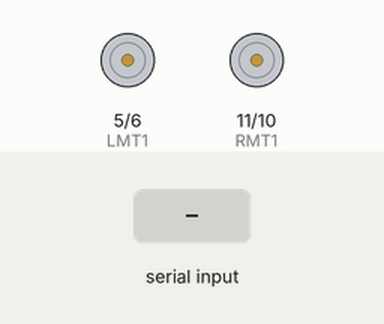
Simulated run of this sketch. Board: Arduino Uno, built with avr-gcc and run on an emulated ATmega328P. Parts: motor-driver pin pairs drawn as motors (green arrow = first pin HIGH = forward, orange = second pin HIGH = backward, longer = more drive). The test bench sets the inputs (shaded band).

Above: at 1.2 s.
1.3 s: "F" received over Serial
At 2.1 s:
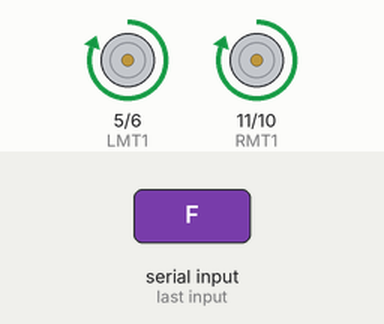
2.8 s: "B" received over Serial
At 3.2 s:
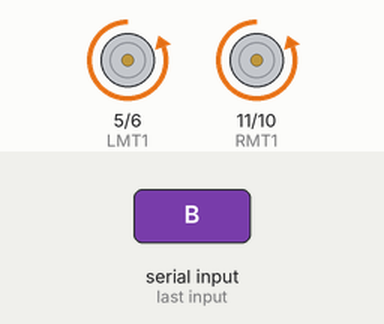
4.3 s: "R" received over Serial
At 5.5 s:
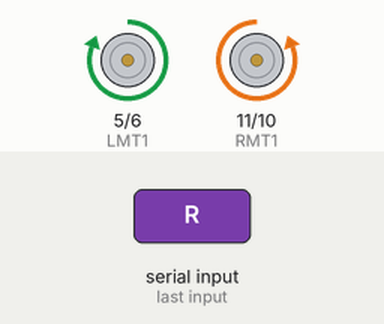
5.8 s: "L" received over Serial
At 6.7 s:
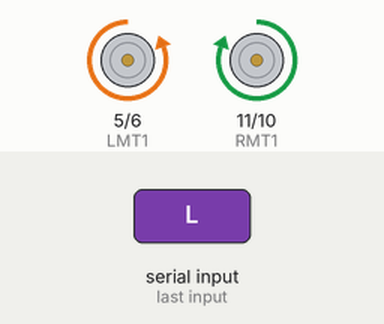
7.3 s: "S" received over Serial
At 7.8 s:
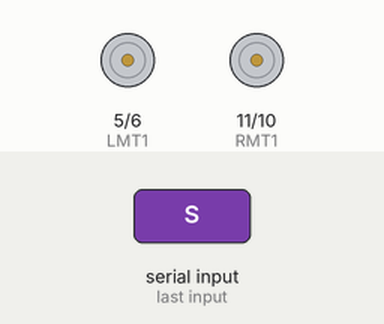
Timing chart, 0 to 9.8 s (numbered marks = the images above; inputs shaded):
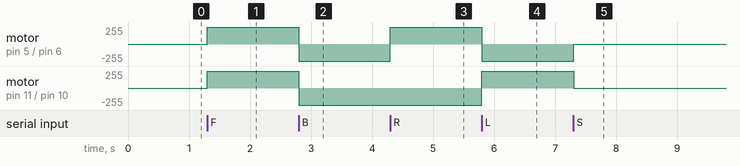

Measured:
- after the input at 1.3 s, motor on pin 5 (LMT1) / pin 6 (LMT2), motor on pin 11 (RMT1) / pin 10 (RMT2): stopped → forward 255/255 at once
- after the input at 2.8 s, motor on pin 5 (LMT1) / pin 6 (LMT2), motor on pin 11 (RMT1) / pin 10 (RMT2): forward 255/255 → backward 255/255 at once
- after the input at 4.3 s, motor on pin 5 (LMT1) / pin 6 (LMT2): backward 255/255 → forward 255/255 at once
- after the input at 5.8 s, motor on pin 5 (LMT1) / pin 6 (LMT2): forward 255/255 → backward 255/255 at once; motor on pin 11 (RMT1) / pin 10 (RMT2): backward 255/255 → forward 255/255 at once
- after the input at 7.3 s, motor on pin 5 (LMT1) / pin 6 (LMT2): backward 255/255 → stopped at once; motor on pin 11 (RMT1) / pin 10 (RMT2): forward 255/255 → stopped at once

The sketch:

code.ino
```cpp
int LMT1=5,LMT2=6,RMT1=11,RMT2=10;
int i;
void setup()
{
    pinMode(LMT1,OUTPUT);
    pinMode(LMT2,OUTPUT);
    pinMode(RMT1,OUTPUT);
    pinMode(RMT2,OUTPUT);
    Serial.begin(9600);
}
void loop()
{
  i=Serial.read();
 if(i=='F')
 {
   digitalWrite(LMT1,HIGH);
   digitalWrite(LMT2,LOW);
   digitalWrite(RMT1,HIGH);
   digitalWrite(RMT2,LOW);
 }
else if(i=='B')
 {
   digitalWrite(LMT1,LOW);
   digitalWrite(LMT2,HIGH);
   digitalWrite(RMT1,LOW);
   digitalWrite(RMT2,HIGH);
 }
else if(i=='R')
 {

   digitalWrite(LMT1,HIGH);
   digitalWrite(LMT2,LOW);
   digitalWrite(RMT1,LOW);
   digitalWrite(RMT2,HIGH);
 }
 else if(i=='L')
 {
   digitalWrite(LMT1,LOW);
   digitalWrite(LMT2,HIGH);
   digitalWrite(RMT1,HIGH);
   digitalWrite(RMT2,LOW);
 }
 else if(i=='S')
 {

   digitalWrite(LMT1,LOW);
   digitalWrite(LMT2,LOW);
   digitalWrite(RMT1,LOW);
   digitalWrite(RMT2,LOW);
 }
}
```
